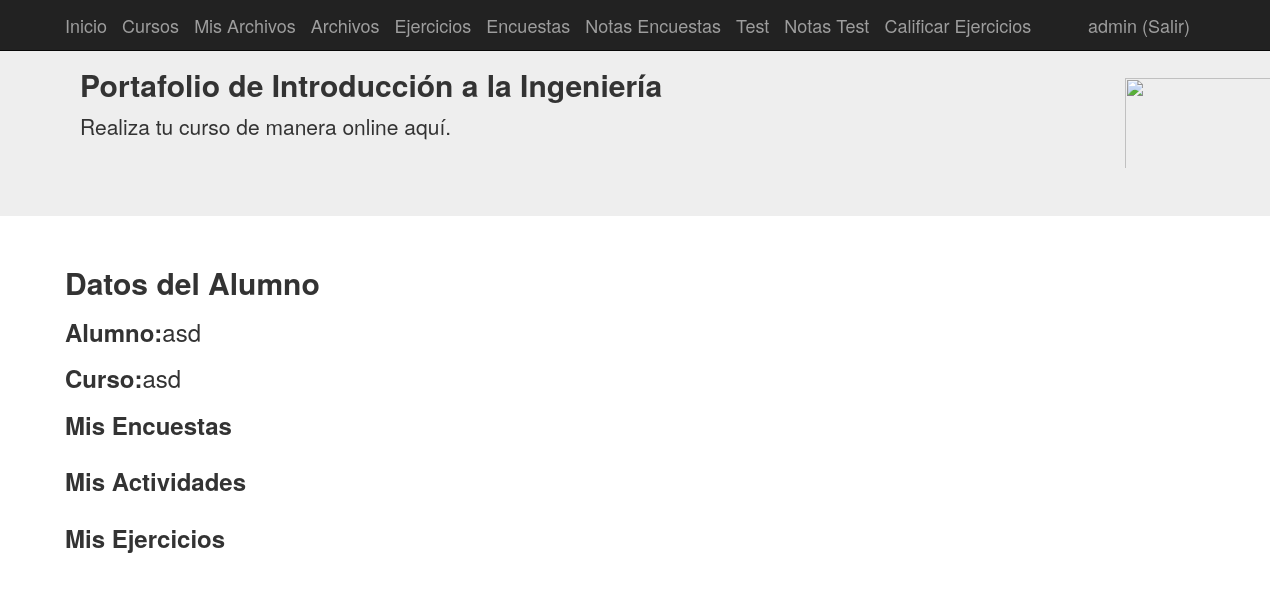
Page /inicioAA/asd (signed in) on the committed database.
### tables this page shows
CREATE TABLE alumnos (
	id INTEGER NOT NULL, 
	username VARCHAR(100) NOT NULL, 
	password_hash VARCHAR(128) NOT NULL, 
	nombre VARCHAR(200) NOT NULL, 
	email VARCHAR(200) NOT NULL, 
	"Cursoid" INTEGER NOT NULL, 
	admin BOOLEAN, 
	PRIMARY KEY (id), 
	FOREIGN KEY("Cursoid") REFERENCES cursos (id), 
	CHECK (admin IN (0, 1))
);

CREATE TABLE cursos (
	id INTEGER NOT NULL, 
	nombre VARCHAR(100), 
	PRIMARY KEY (id)
);

### aplicacion/app.py (the view)
@app.route('/inicioAA/<username>', methods=["get", "post"])
def inicioAA(username):
    from aplicacion.models import Alumnos , Encuestas , Cursos , Actividades, Ejercicios ,PuntajeE
    """alumnos= Alumnos.query.all()
    actividades= Actividades.query.all()
    ejercicios= Ejercicios.query.all()
    cursos =Cursos.query.all()
    encuestas =Encuestas.query.all()"""
    alum=Alumnos.query.filter_by(username=username)
    cur=Cursos.query.filter_by(id=alum[0].Cursoid)
    encuestasalu=Encuestas.query.filter_by(Cursoid=cur[0].id)
    actividadesalu=Actividades.query.filter_by(Cursoid=cur[0].id)
    ejerciciosalu=Ejercicios.query.filter_by(Cursoid=cur[0].id)
    return render_template("inicioAA.html",cur=cur,alum=alum,encuestasalu=encuestasalu,actividadesalu=actividadesalu,ejerciciosalu=ejerciciosalu)

### aplicacion/app.py (called while the page is built)
@login_manager.user_loader
def load_user(user_id):
    from aplicacion.models import Alumnos
    return Alumnos.query.get(int(user_id))

### aplicacion/models.py (called while the page is built)
    def is_admin(self):
        return self.admin

### aplicacion/templates/inicioAA.html (shortened to what this page needs)
{% extends "base.html" %}
{% block contenido %}
<div class="container">
  <div class="row">
    <h2><b>Datos del Alumno</b></h2>
    <h3><b>Alumno:</b>{{alum[0].nombre}} </h3>
    <h3><b>Curso:</b>{{cur[0].nombre}} </h3>
    <h3><b>Mis Encuestas </b> </h3>
    <h3><b>Mis Actividades</b>  </h3>
    <h3><b>Mis Ejercicios</b>  </h3>
  </div>
</div>
{% endblock %}

### aplicacion/templates/base.html (shortened to what this page needs)
{% extends "bootstrap/base.html" %}
{% block navbar %}
<nav class="navbar navbar-inverse navbar-fixed-top">
      <div class="container">
        <div class="navbar-header">
          <a class="navbar-brand" href="/">Inicio</a>
          <a class="navbar-brand" href="{{url_for('cursos')}}">Cursos</a>
          {% if current_user.is_authenticated  %}
          <a class="navbar-brand" href="{{url_for('get_all_files')}}">Mis Archivos</a>
          {%endif%}
          {% if current_user.is_authenticated and current_user.is_admin() %}
          <a class="navbar-brand" href="{{url_for('archivos')}}">Archivos</a>
          <a class="navbar-brand" href="{{url_for('ejercicios')}}">Ejercicios</a>
          <a class="navbar-brand" href="{{url_for('encuestas')}}">Encuestas</a>
          <a class="navbar-brand" href="{{url_for('calificaciones')}}">Notas Encuestas</a>
          <a class="navbar-brand" href="{{url_for('actividades')}}">Test</a>
          <a class="navbar-brand" href="{{url_for('calificacionesA')}}">Notas Test</a>
          <a class="navbar-brand" href="{{url_for('calificar')}}">Calificar Ejercicios</a>
          {%endif %}
        </div>
        <div id="navbar" class="navbar-collapse collapse navbar-right">
          {% if current_user.is_authenticated %}
          <a class="navbar-brand " href="/logout"> {{ current_user.username}} (Salir)</a>
          {% else %}
          <a class="navbar-brand " href="/login">Login</a>
          {% endif %}
        </div>
      </div>
    </nav>
    <div class="jumbotron">
      <div class="container">
        <div class="col-md-11">
          <h2> <b>  Portafolio de Introducción a la Ingeniería</b></h2>
          <p>Realiza tu curso de manera online aquí.</p>
        </div>
        <div class="col-md-1">
          <img style="padding-top:30px" height="120" width="170" src="https://git.cromer.cl/UBB/mt/raw/commit/ad0ca3738a645b2049aae4aa610f6b0677792105/src/mt/images/UBBLogo.png">
        </div>
      </div>
    </div>
{% endblock %}
{% block content %}
<div class="container-fluid">
  <div class="row">
  	<div class="container">
	    {% block contenido %}{% endblock %}
  	</div>
 </div>
{% endblock %}

### rows in the picture
alumnos: username "admin"
alumnos: nombre "asd"
cursos: nombre "asd"
